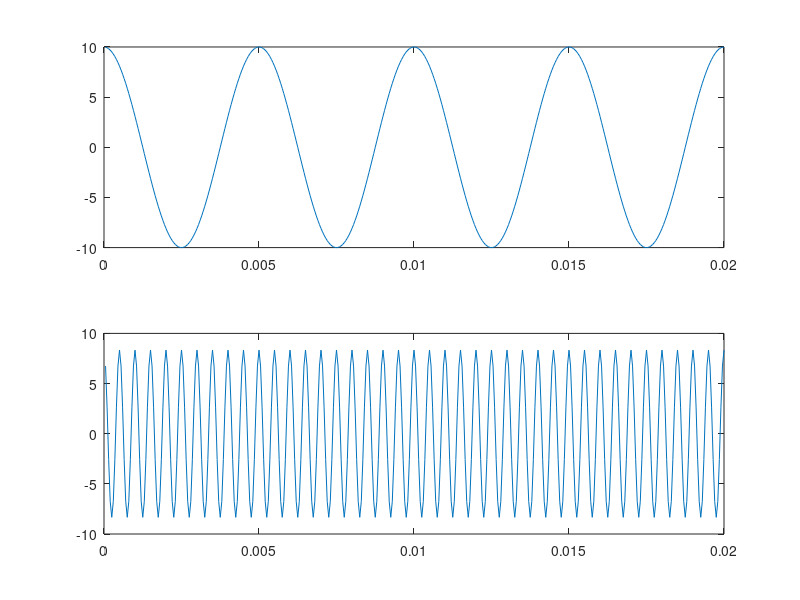
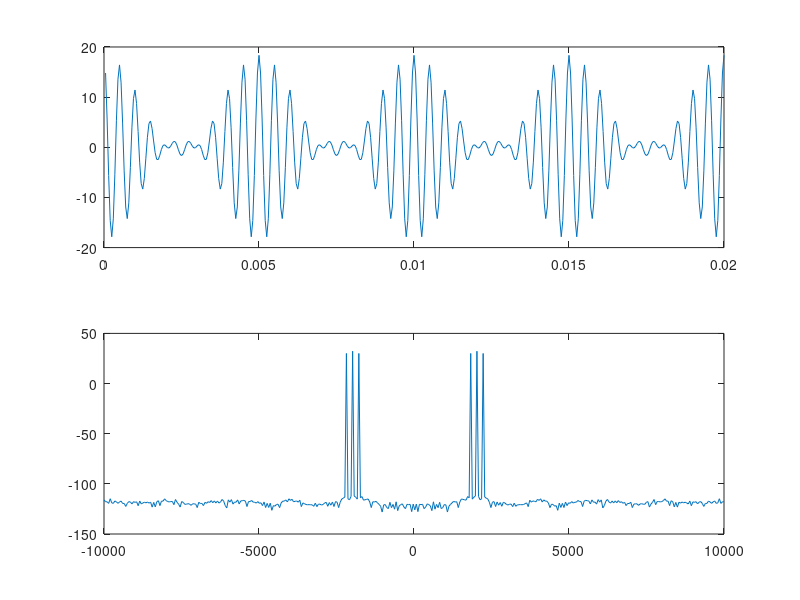
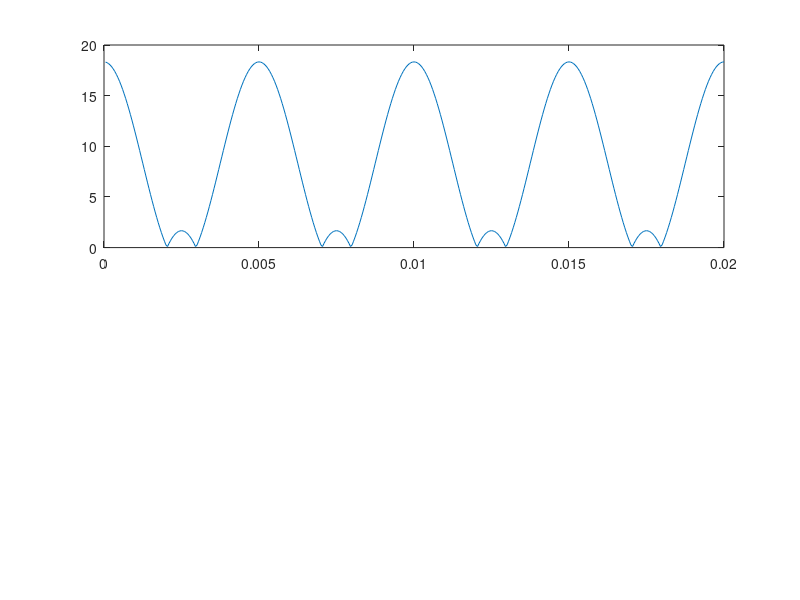

Here is the MATLAB script that generated these plots, in order:
% code to study the effect of over modulation
mu=1.2;
fm=200;
fc=2000;
am=10;
ac=am/mu;

fs=10*fc;
nf=fs/2;
ts=1/fs;
to=0.02;
t=ts:ts:to;
N=length(t);
f=linspace(-nf,nf,N);

mt=am*cos(2*pi*fm*t);
ct=ac*cos(2*pi*fc*t);

figure;
subplot(2,1,1);
plot(t,mt);
subplot(2,1,2);
plot(t,ct);

amt=ac*(1+mu*cos(2*pi*fm*t)).*cos(2*pi*fc*t);
ff=fftshift(fft(amt,N));
ff_mod=10*log10(abs(ff));

figure;
subplot(2,1,1);
plot(t,amt);
subplot(2,1,2);
plot(f,ff_mod);

d1=abs(hilbert(amt));
figure;
subplot(2,1,1);
plot(t,d1);